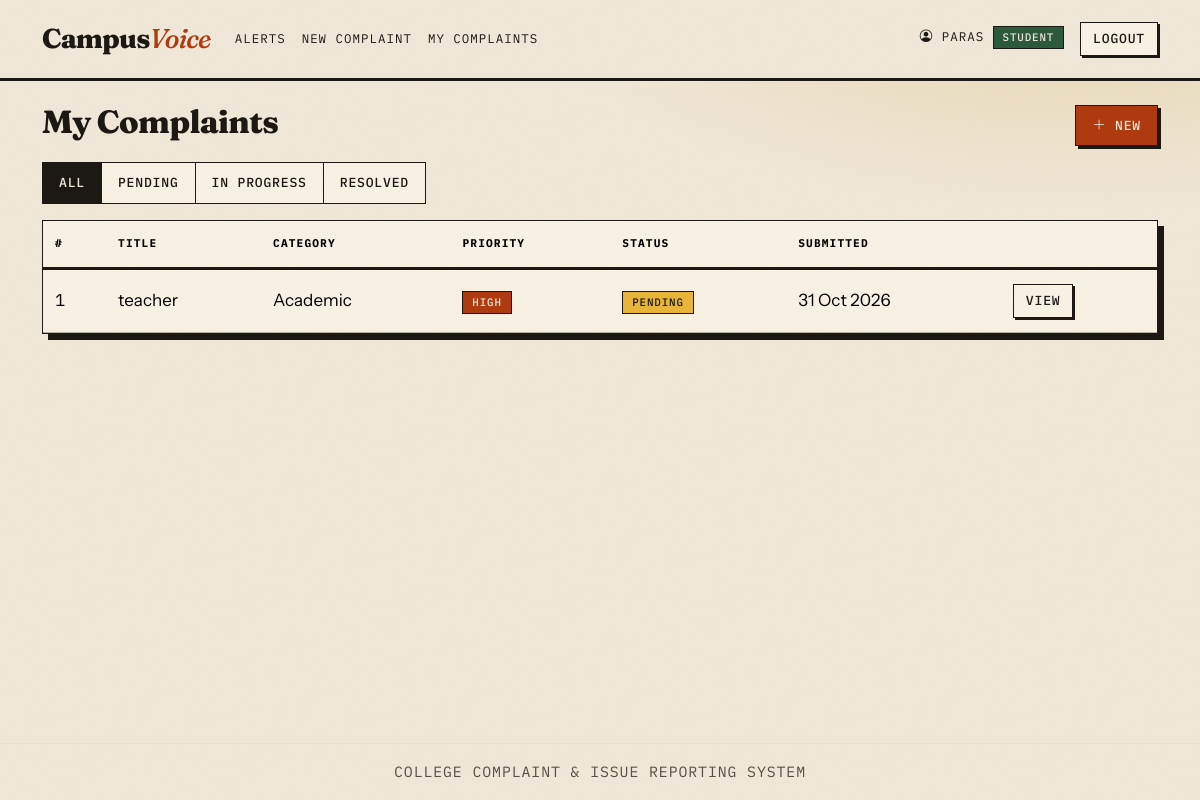
/my-complaints (signed in), run on the app's committed database.
### models.py (models this page shows, shortened)
class User(db.Model):
    __tablename__ = "users"
    id = db.Column(db.Integer, primary_key=True)
    name = db.Column(db.String(100), nullable=False)
    email = db.Column(db.String(120), unique=True, nullable=False)
    roll_no = db.Column(db.String(30))
    department = db.Column(db.String(80))
    password_hash = db.Column(db.String(255), nullable=False)
    role = db.Column(db.String(10), nullable=False, default="student")  # student | admin
    created_at = db.Column(db.DateTime, default=now)
    complaints = db.relationship("Complaint", backref="student", lazy=True)

class Complaint(db.Model):
    __tablename__ = "complaints"
    id = db.Column(db.Integer, primary_key=True)
    user_id = db.Column(db.Integer, db.ForeignKey("users.id"), nullable=False, index=True)
    title = db.Column(db.String(150), nullable=False)
    category = db.Column(db.String(40), nullable=False, index=True)
    priority = db.Column(db.String(10), nullable=False, default="Medium")
    description = db.Column(db.Text, nullable=False)
    status = db.Column(db.String(20), nullable=False, default="Pending", index=True)
    admin_remarks = db.Column(db.Text)
    created_at = db.Column(db.DateTime, default=now, index=True)
    updated_at = db.Column(db.DateTime, default=now, onupdate=now)
    history = db.relationship("StatusHistory", backref="complaint", lazy=True,
                              order_by="StatusHistory.changed_at",
                              cascade="all, delete-orphan")

### app.py (the view)
@app.route("/my-complaints")
@login_required
def my_complaints():
    u = current_user()
    q = Complaint.query.filter_by(user_id=u.id)
    status = request.args.get("status", "")
    if status in STATUSES:
        q = q.filter_by(status=status)
    complaints = q.order_by(Complaint.created_at.desc()).all()
    return render_template("my_complaints.html", complaints=complaints, status=status)

### app.py (called while the page is built)
def csrf_token():
    if "_csrf" not in session:
        session["_csrf"] = secrets.token_hex(16)
    return session["_csrf"]

@app.before_request
def csrf_protect():
    if request.method == "POST":
        sent = request.form.get("_csrf", "")
        if not sent or not secrets.compare_digest(sent, session.get("_csrf", "")):
            abort(400)

def current_user():
    uid = session.get("user_id")
    return db.session.get(User, uid) if uid else None

@app.after_request
def security_headers(resp):
    h = resp.headers
    h.setdefault("Content-Security-Policy", CSP)
    h.setdefault("X-Content-Type-Options", "nosniff")
    h.setdefault("X-Frame-Options", "DENY")
    h.setdefault("Referrer-Policy", "strict-origin-when-cross-origin")
    h.setdefault("Permissions-Policy", "geolocation=(), camera=(), microphone=()")
    h.setdefault("Cross-Origin-Opener-Policy", "same-origin")
    if app.config["SESSION_COOKIE_SECURE"]:  # only meaningful over HTTPS
        h.setdefault("Strict-Transport-Security", "max-age=31536000; includeSubDomains")
    if session.get("user_id"):  # private pages must not be cached
        h["Cache-Control"] = "no-store"
    return resp

@app.context_processor
def inject_globals():
    return dict(current_user=current_user(), csrf_token=csrf_token, STATUSES=STATUSES,
                CATEGORIES=CATEGORIES, PRIORITIES=PRIORITIES)

def login_required(f):
    @wraps(f)
    def wrapper(*a, **kw):
        if not current_user():
            flash("Please log in first.", "warning")
            return redirect(url_for("login"))
        return f(*a, **kw)
    return wrapper

### templates/my_complaints.html (shortened to what this page needs)
{% extends "base.html" %}
{% from "_macros.html" import status_badge, priority_badge %}
{% block content %}
<div class="d-flex justify-content-between align-items-center mb-3">
  <h3>My Complaints</h3>
  <a href="{{ url_for('new_complaint') }}" class="btn btn-primary"><i class="bi bi-plus-lg"></i> New</a>
</div>
<div class="btn-group mb-3">
  <a class="btn btn-outline-secondary {{ 'active' if not status }}" href="{{ url_for('my_complaints') }}">All</a>
  {% for s in STATUSES %}<a class="btn btn-outline-secondary {{ 'active' if status==s }}" href="{{ url_for('my_complaints', status=s) }}">{{ s }}</a>{% endfor %}
</div>
{% if complaints %}
<div class="table-responsive"><table class="table table-hover align-middle bg-white">
  <thead><tr><th>#</th><th>Title</th><th>Category</th><th>Priority</th><th>Status</th><th>Submitted</th><th></th></tr></thead>
  <tbody>{% for c in complaints %}
    <tr><td>{{ c.id }}</td><td>{{ c.title }}</td><td>{{ c.category }}</td><td>{{ priority_badge(c.priority) }}</td>
    <td>{{ status_badge(c.status) }}</td><td>{{ c.created_at.strftime('%d %b %Y') }}</td>
    <td><a class="btn btn-sm btn-outline-primary" href="{{ url_for('complaint_detail', cid=c.id) }}">View</a></td></tr>
  {% endfor %}</tbody></table></div>
{% else %}<div class="alert alert-info">No complaints found.</div>{% endif %}
{% endblock %}

### templates/base.html (shortened to what this page needs)
<!DOCTYPE html>
<html lang="en">
<head>
  <link href="https://cdn.jsdelivr.net/npm/bootstrap@5.3.3/dist/css/bootstrap.min.css" rel="stylesheet">
  <link href="https://cdn.jsdelivr.net/npm/bootstrap-icons@1.11.3/font/bootstrap-icons.css" rel="stylesheet">
  <link href="{{ url_for('static', filename='css/style.css') }}" rel="stylesheet">
</head>
<body class="d-flex flex-column min-vh-100">
<nav class="navbar navbar-expand-lg masthead">
  <div class="container">
    <a class="navbar-brand" href="{{ url_for('index') }}">Campus<em>Voice</em></a>
    <div id="nav" class="collapse navbar-collapse">
      <ul class="navbar-nav me-auto">
        <li class="nav-item"><a class="nav-link" href="{{ url_for('alerts') }}">Alerts</a></li>
        {% if current_user and current_user.role == 'student' %}
          <li class="nav-item"><a class="nav-link" href="{{ url_for('new_complaint') }}">New Complaint</a></li>
          <li class="nav-item"><a class="nav-link" href="{{ url_for('my_complaints') }}">My Complaints</a></li>
        {% endif %}
      </ul>
      <ul class="navbar-nav">
        {% if current_user %}
          <li class="nav-item"><span class="navbar-text me-3"><i class="bi bi-person-circle"></i> {{ current_user.name }} <span class="badge bg-{{ 'danger' if current_user.role == 'admin' else 'success' }}">{{ current_user.role|capitalize }}</span></span></li>
          <li class="nav-item"><a class="btn btn-light btn-sm" href="{{ url_for('logout') }}">Logout</a></li>
        {% endif %}
      </ul>
    </div>
  </div>
</nav>
<main class="container my-4 flex-grow-1">
  {% block content %}{% endblock %}
</main>
<footer class="text-center text-muted py-3 border-top small">College Complaint &amp; Issue Reporting System</footer>
</body>
</html>

### templates/_macros.html
{% macro status_badge(s) -%}
<span class="badge bg-{{ {'Pending':'warning text-dark','In Progress':'info text-dark','Resolved':'success'}[s] }}">{{ s }}</span>
{%- endmacro %}
{% macro priority_badge(p) -%}
<span class="badge bg-{{ {'Low':'secondary','Medium':'primary','High':'danger'}[p] }}">{{ p }}</span>
{%- endmacro %}

### static/css/style.css (style rules this page uses)
:root { --paper:#F0E8D8; --surface:#F8F2E4; --ink:#1C1814; --muted:#594F44; --rust:#B03A10; --ochre:#E9B63A; --navy:#20395C; --moss:#2D5A3B; --line:1.5px solid var(--ink); --display:'Fraunces',Georgia,serif; --body:'Instrument Sans','Helvetica Neue',sans-serif; --mono:'IBM Plex Mono',ui-monospace,monospace; --u:.5rem; }
body { font-family:var(--body);font-size:1.0625rem;line-height:1.6;color:var(--ink); background:radial-gradient(900px 420px at 90% -8%,#E6D2A6,transparent 65%),var(--paper) }
body::before { content:"";position:fixed;inset:0;pointer-events:none;z-index:50;opacity:.05;mix-blend-mode:multiply; }
h1,h2,h3,h4,h5 { font-family:var(--display);font-weight:800;letter-spacing:-.02em;line-height:1.05 }
h3 { font-size:2rem }
a { color:var(--rust);text-decoration-thickness:2px;text-underline-offset:3px }
.text-muted,small,.small { color:var(--muted)!important }
.masthead { background:var(--paper);border-bottom:3px solid var(--ink);padding:calc(var(--u)*1.5) 0 }
.masthead .navbar-brand { font-family:var(--display);font-weight:800;font-size:1.7rem;letter-spacing:-.03em;color:var(--ink) }
.masthead .navbar-brand em { color:var(--rust);font-weight:500 }
.masthead .nav-link,.masthead .navbar-text { font-family:var(--mono);font-size:.78rem;text-transform:uppercase;letter-spacing:.08em;color:var(--ink) }
.masthead .nav-link { padding:var(--u) calc(var(--u)*1.5) }
.btn { font-family:var(--mono);font-size:.82rem;font-weight:500;text-transform:uppercase;letter-spacing:.06em; border:var(--line);border-radius:0;padding:calc(var(--u)*1.25) calc(var(--u)*2);box-shadow:3px 3px 0 var(--ink); transition:transform .12s,box-shadow .12s,background .12s,color .12s }
.btn-sm { padding:calc(var(--u)*.75) calc(var(--u)*1.5);box-shadow:2px 2px 0 var(--ink) }
.btn-primary,.btn-danger { background:var(--rust);color:var(--paper);border-color:var(--ink) }
.btn-light,.btn-outline-primary,.btn-outline-secondary,.btn-outline-success,.btn-outline-danger { background:var(--surface);color:var(--ink);border-color:var(--ink) }
.btn:hover,.btn.active,.btn:active { background:var(--ink);color:var(--paper);border-color:var(--ink) }
.btn-group .btn { box-shadow:none }
.bg-white,.table-responsive { background:var(--surface)!important }
.table-responsive { border:var(--line);box-shadow:6px 6px 0 var(--ink) }
.table { --bs-table-bg:transparent;--bs-table-hover-bg:#EADFC4;--bs-table-hover-color:var(--ink);color:var(--ink);margin:0 }
.table thead th { font-family:var(--mono);font-size:.7rem;text-transform:uppercase;letter-spacing:.1em;border-bottom:3px solid var(--ink) }
.table td,.table th { padding:calc(var(--u)*1.75) calc(var(--u)*1.5);border-color:rgba(28,24,20,.3) }
.table td:first-child { font-family:var(--mono) }
.badge { font-family:var(--mono);font-weight:500;font-size:.68rem;letter-spacing:.08em;text-transform:uppercase;border:var(--line);border-radius:0;padding:.3rem .55rem }
.badge.bg-warning { background:var(--ochre)!important;color:var(--ink)!important }
.badge.bg-success { background:var(--moss)!important;color:var(--paper)!important }
.badge.bg-danger { background:var(--rust)!important;color:var(--paper)!important }
footer { font-family:var(--mono);font-size:.72rem;letter-spacing:.06em;text-transform:uppercase }
main>*,.ledger li { animation:rise .6s cubic-bezier(.2,.7,.2,1) both;animation-delay:calc(var(--i,0)*80ms) }
main>*:nth-child(2) { --i:1 }
main>*:nth-child(3) { --i:2 }

### data on the page
User: name "PARAS", role "STUDENT"
Complaint: id "1", title "teacher", category "Academic", priority "HIGH", status "PENDING", created_at "31 Oct 2026"

### other printed values
{{ s }} "PENDING" "IN PROGRESS" "RESOLVED"
